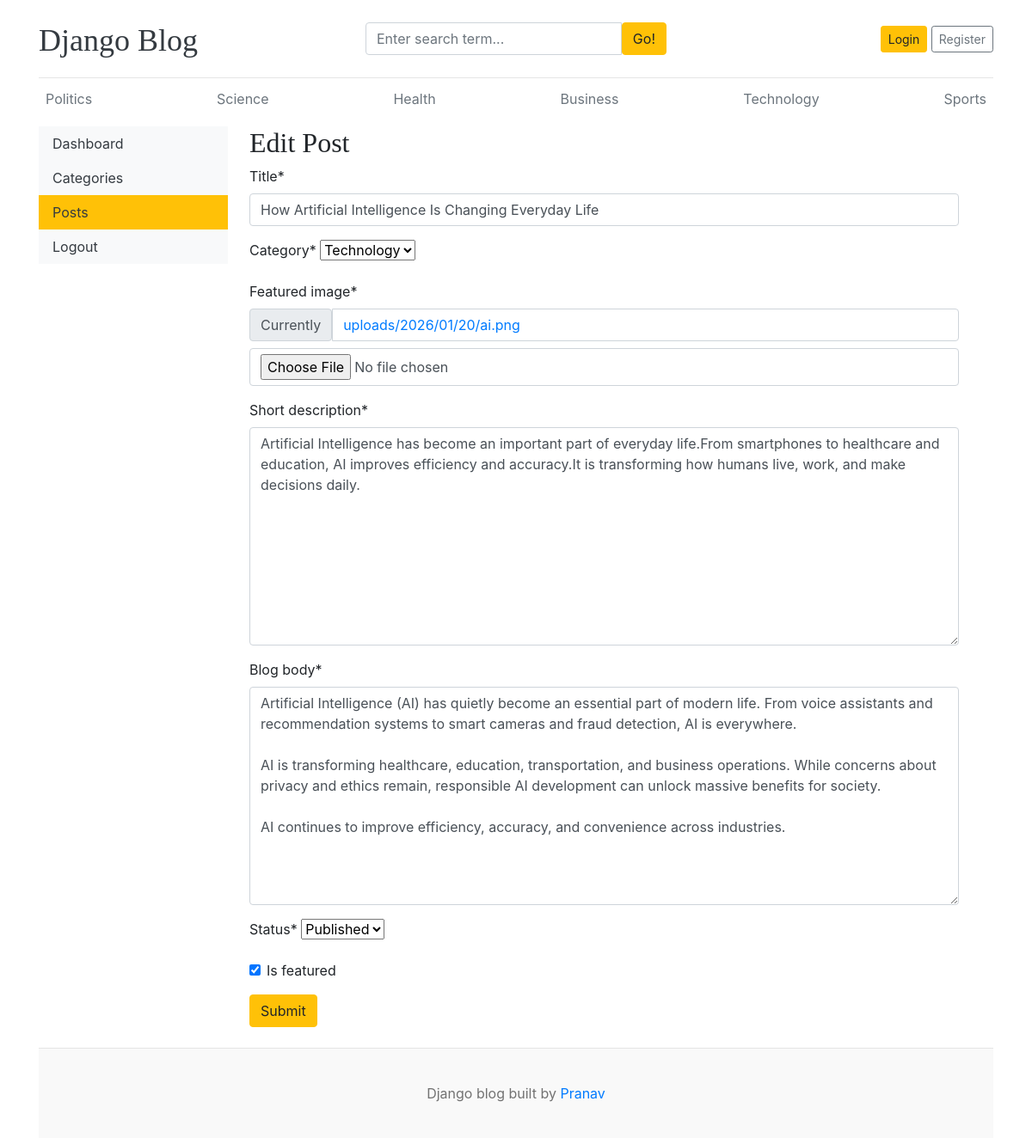
The page /dashboard/posts/edit/10 on the database its author committed.
### blogs/models.py (models this page shows, shortened)
class Category(models.Model):
    category_name = models.CharField(max_length=50, unique=True)
    created_at = models.DateTimeField(auto_now_add=True)
    updated_at = models.DateTimeField(auto_now=True)
    class Meta:
        verbose_name_plural = 'categories'
    def __str__(self):
        return self.category_name

class Blog(models.Model):
    title = models.CharField(max_length=100)
    slug = models.SlugField(max_length=150, unique=True, blank=True)
    category = models.ForeignKey(Category, on_delete=models.CASCADE)
    author = models.ForeignKey(User, on_delete=models.CASCADE)
    featured_image = models.ImageField(upload_to='uploads/%Y/%m/%d')
    short_description = models.TextField(max_length=500)
    blog_body = models.TextField(max_length=2000)
    status = models.CharField(max_length=20, choices=STATUS_CHOICES, default="Draft")
    is_featured = models.BooleanField(default=False)
    created_at = models.DateTimeField(auto_now_add=True)
    updated_at = models.DateTimeField(auto_now=True)

### dashboards/views.py (the view, shortened to what this page needs)
# urls.py: path('posts/edit/<int:pk>', views.edit_post, name='edit_post'),
def edit_post(request, pk):
    post = get_object_or_404(Blog, pk=pk)
    form = BlogPostForm(instance=post)
    context = {
        'form': form,
        'post': post
    }
    return render(request, 'dashboard/edit_post.html', context)

### dashboards/forms.py
class BlogPostForm(forms.ModelForm):
    class Meta:
        model = Blog
        fields = ('title', 'category', 'featured_image', 'short_description', 'blog_body', 'status', 'is_featured')

### blogs/context_processors.py (called while the page is built)
def get_categories(request):
    categories = Category.objects.all()
    return dict(categories=categories)

def get_social_links(request):
    social_links = SocialLink.objects.all()
    return dict(social_links=social_links)

### templates/dashboard/edit_post.html (shortened to what this page needs)
{% extends "base.html" %}
{% block content %}
{% load crispy_forms_tags %}
<div class="row">
    {% include 'dashboard/sidebar.html' %}
    <div class="col-md-9">
        <h2>Edit Post</h2>
        <form action="{% url 'edit_post' post.id %}" method="POST" enctype="multipart/form-data">
            {{ form | crispy}}
            <button type="submit" class="btn btn-warning">Submit</button>
        </form>
        <br>
    </div>
</div>
{% endblock %}

### templates/base.html (shortened to what this page needs)
{% load static %}
<!DOCTYPE html>
<html lang="en">
<head>
    <link href="https://getbootstrap.com/docs/4.0/dist/css/bootstrap.min.css" rel="stylesheet">
    <link rel="stylesheet" href="https://cdnjs.cloudflare.com/ajax/libs/font-awesome/4.7.0/css/font-awesome.min.css">
    <link href="{% static "css/blog.css" %}" rel="stylesheet">
  </head>
<body>
    <div class="container">
      <header class="blog-header py-3">
        <div class="row flex-nowrap justify-content-between align-items-center">
          <div class="col-4 pt-1">
            <a class="blog-header-logo text-dark" href="/">Django Blog</a>
          </div>
          <div class="col-4">
            <form action="{% url 'search' %}" method="GET">
              <div class="input-group">
                  <input class="form-control" type="text" name="keyword" placeholder="Enter search term..." aria-label="Enter search term..." aria-describedby="button-search" />
                  <button type="submit" class="btn btn-warning" id="button-search" type="button">Go!</button>
              </div>
            </form>
          </div>
          <div class="col-4 d-flex justify-content-end align-items-center">
            {% if not user.is_authenticated %}
            <a class="btn btn-sm btn-warning" href="{% url 'login' %}">Login</a> &nbsp;
            <a class="btn btn-sm btn-outline-secondary" href="{% url 'register' %}">Register</a>
            {% else %}
            <span><a href="{% url 'dashboard' %}">Dashboard</a></span>
            &emsp;
            <span><a href="{% url 'logout' %}" class="btn btn-danger">Logout</a></span>
            {% endif %}
          </div>
        </div>
      </header>
      <div class="nav-scroller py-1 mb-2">
        <nav class="nav d-flex justify-content-between">
          {% for cat in categories %}
          <a class="p-2 text-muted" href="{% url 'posts_by_category' cat.id %}">{{ cat.category_name }}</a>
          {% endfor %}
        </nav>
      </div>
{% block content %}
{% endblock %}
<footer class="blog-footer">
  <p>Django blog built by <a href="#">Pranav</a></p>
</footer>
</body>
</html>

### blog_main/static/css/blog.css (style rules this page uses)
.blog-header { border-bottom: 1px solid #e5e5e5; }
.blog-header-logo { font-family: "Playfair Display", Georgia, "Times New Roman", serif; font-size: 2.25rem; }
h1, h2, h3, h4, h5, h6 { font-family: "Playfair Display", Georgia, "Times New Roman", serif; }
.blog-footer { padding: 2.5rem 0; color: #727272; text-align: center; background-color: #f9f9f9; border-top: .05rem solid #e5e5e5; }
.blog-footer p:last-child { margin-bottom: 0; }

### rows shown on the page
Category: category_name "Politics"
Category: category_name "Science"
Category: category_name "Health"
Category: category_name "Business"
Category: category_name "Technology"
Category: category_name "Sports"
Blog: title "How Artificial Intelligence Is Changing Everyday Life", category "Technology", short_description "Artificial Intelligence has become an important part of everyday life.From smartphones to healthcare and education, AI improves efficiency and accuracy.It is transforming how humans live, work, and make decisions daily.", blog_body "Artificial Intelligence (AI) has quietly become an essential part of modern life. From voice assistants and recommendation systems to smart cameras and fraud detection, AI is everywhere. AI is transforming healthcare, education, transportation, and business operations. While concerns about privacy and ethics remain, responsible AI development can unlock massive benefits for society. AI continues to improve efficiency, accuracy, and convenience across industries.", status "Published", is_featured "☑"
